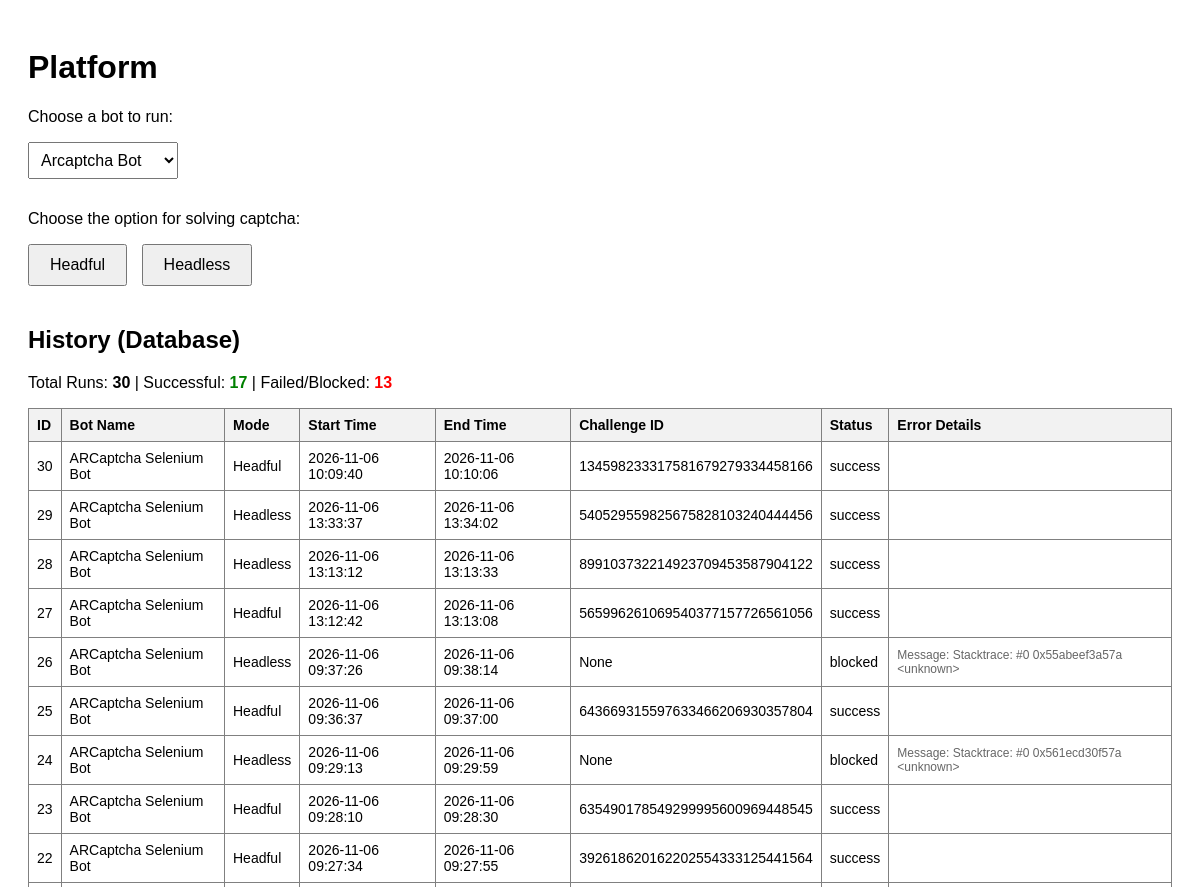
The app's page / (upper part), older data.
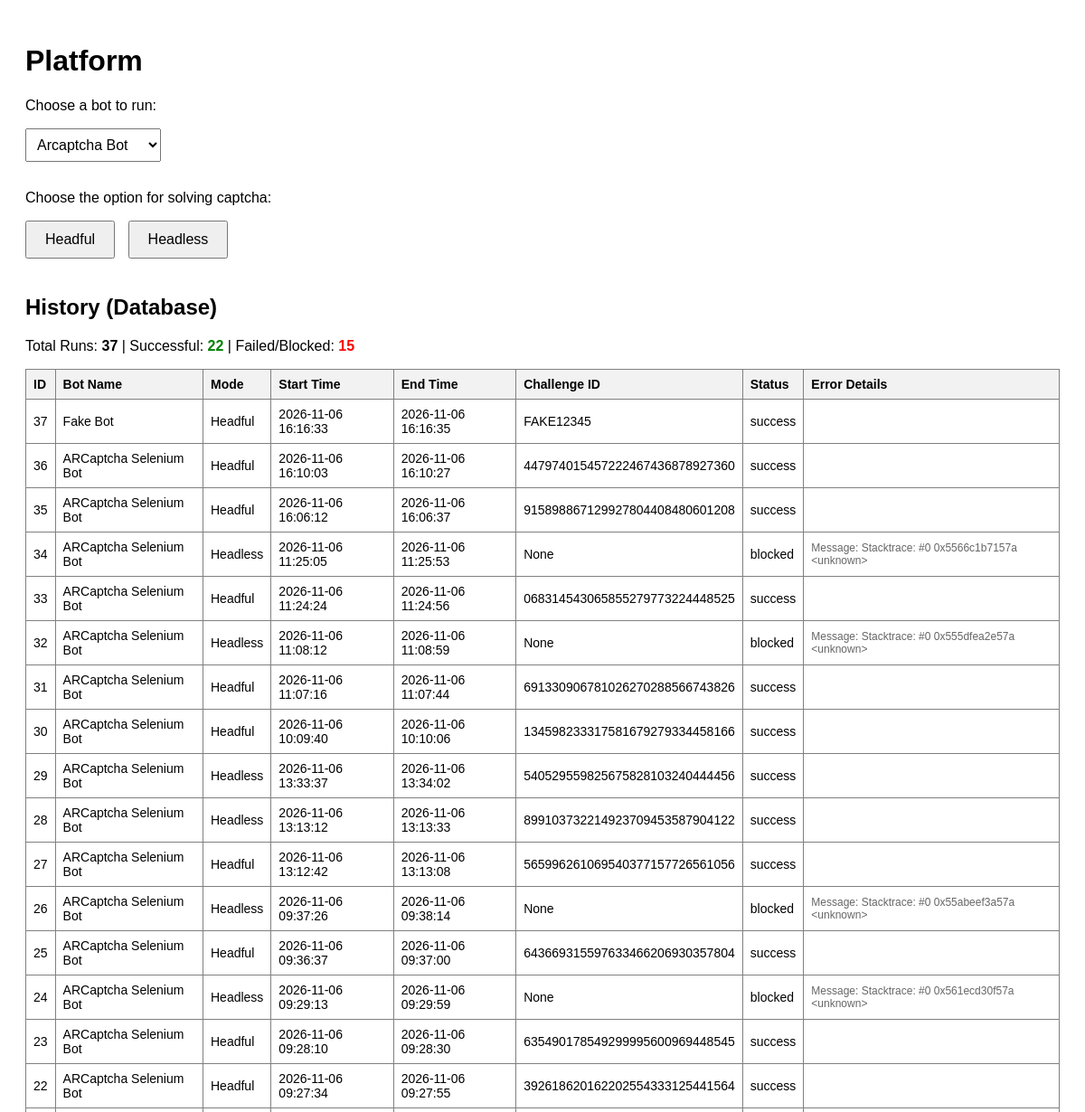
The same page, newer data.
### tables this page shows
CREATE TABLE History (
            id INTEGER PRIMARY KEY AUTOINCREMENT,
            bot_name TEXT,
            browser_mode TEXT,
            start_time TEXT,
            end_time TEXT,
            challenge_id TEXT,
            username TEXT,
            password TEXT,
            status TEXT,
            error_details TEXT
        );

### app.py (the view)
@app.route("/")
def Platform():
    database.init_db()
    history = database.get_all_runs()
    total = len(history)
    successful = sum(1 for h in history if h["status"] == "success")
    failed = sum(1 for h in history if h["status"] in ["failed", "blocked"])
    return render_template(
        "index.html",
        history=history,
        total_history=total,
        successful=successful,
        failed=failed,
        bots=list(BOT_REGISTRY.keys())
    )

### database.py (called while the page is built)
def init_db():
    conn = sqlite3.connect(DB_NAME)
    cursor = conn.cursor()
    cursor.execute('''
        CREATE TABLE IF NOT EXISTS History (
            id INTEGER PRIMARY KEY AUTOINCREMENT,
            bot_name TEXT,
            browser_mode TEXT,
            start_time TEXT,
            end_time TEXT,
            challenge_id TEXT,
            username TEXT,
            password TEXT,
            status TEXT,
            error_details TEXT
        )
    ''')
    conn.commit()
    conn.close()

def get_all_runs():
    conn = sqlite3.connect(DB_NAME)
    conn.row_factory = sqlite3.Row
    cursor = conn.cursor()
    cursor.execute("SELECT * FROM History ORDER BY id DESC")
    rows = cursor.fetchall()
    conn.close()
    return rows

### templates/index.html (shortened to what this page needs)
<!DOCTYPE html>
<html lang="en">
  <head>
    <link rel="stylesheet" href="/static/styles.css" />
  </head>
  <body>
    <h1>Platform</h1>
    <div>
        <p>Choose a bot to run:</p>
        <select id="bot-select" style="padding: 8px; font-size: 16px; margin-bottom: 15px;">
            {% for bot in bots %}
                <option value="{{ bot }}">{{ bot | capitalize }} Bot</option>
            {% endfor %}
        </select>
    </div>
    <div>
        <p>Choose the option for solving captcha:</p>
        <button id="btn-headful" class="headful">Headful</button>
        <button id="btn-headless" class="headless">Headless</button>
    </div>
    <div style="margin-top: 40px;">
        <h2>History (Database)</h2>
        <p>
            Total Runs: <b>{{ total_history }}</b> |
            Successful: <b style="color: green;">{{ successful }}</b> |
            Failed/Blocked: <b style="color: red;">{{ failed }}</b>
        </p>
        <table border="1" cellpadding="8" cellspacing="0" style="width: 100%; text-align: left; border-collapse: collapse; font-size: 14px;">
            <thead style="background-color: #f2f2f2;">
                <tr>
                    <th>ID</th>
                    <th>Bot Name</th>
                    <th>Mode</th>
                    <th>Start Time</th>
                    <th>End Time</th>
                    <th>Challenge ID</th>
                    <th>Status</th>
                    <th>Error Details</th>
                </tr>
            </thead>
            <tbody>
                {% for run in history %}
                <tr>
                    <td>{{ run['id'] }}</td>
                    <td>{{ run['bot_name'] }}</td>
                    <td>{{ run['browser_mode'] }}</td>
                    <td>{{ run['start_time'] }}</td>
                    <td>{{ run['end_time'] }}</td>
                    <td>{{ run['challenge_id'] or "None" }}</td>
                    <td>
                        {{ run['status'] }}
                    </td>
                    <td style="font-size: 12px; color: #666;">{{ run['error_details'][:50] if run['error_details'] else "" }}</td>
                </tr>
                {% else %}
                <tr>
                    <td colspan="8" style="text-align: center;">No runs found in database yet.</td>
                </tr>
                {% endfor %}
            </tbody>
        </table>
    </div>
  </body>
</html>

### static/styles.css (style rules this page uses)
body { font-family: Arial, sans-serif; padding: 20px; }
button { padding: 10px 20px; margin-right: 10px; cursor: pointer; font-size: 16px; }

Row changes from the older to the newer data that the page shows:
added History: id "37", bot_name "Fake Bot", browser_mode "Headful", start_time "2026-11-06 16:16:33", end_time "2026-11-06 16:16:35", challenge "FAKE12345", status "success"
added History: id "36", bot_name "ARCaptcha Selenium Bot", browser_mode "Headful", start_time "2026-11-06 16:10:03", end_time "2026-11-06 16:10:27", challenge "447974015457222467436878927360", status "success"
added History: id "35", bot_name "ARCaptcha Selenium Bot", browser_mode "Headful", start_time "2026-11-06 16:06:12", end_time "2026-11-06 16:06:37", challenge "915898867129927804408480601208", status "success"
added History: id "34", bot_name "ARCaptcha Selenium Bot", browser_mode "Headless", start_time "2026-11-06 11:25:05", end_time "2026-11-06 11:25:53", run "None", status "blocked", error_details "Message: Stacktrace: #0 0x5566c1b7157a <unknown>"
added History: id "33", bot_name "ARCaptcha Selenium Bot", browser_mode "Headful", start_time "2026-11-06 11:24:24", end_time "2026-11-06 11:24:56", challenge "068314543065855279773224448525", status "success"
added History: id "32", bot_name "ARCaptcha Selenium Bot", browser_mode "Headless", start_time "2026-11-06 11:08:12", end_time "2026-11-06 11:08:59", run "None", status "blocked", error_details "Message: Stacktrace: #0 0x555dfea2e57a <unknown>"
added History: id "31", bot_name "ARCaptcha Selenium Bot", browser_mode "Headful", start_time "2026-11-06 11:07:16", end_time "2026-11-06 11:07:44", challenge "691330906781026270288566743826", status "success"
Text that changed along with them:
{{ total_history }}: "30" → "37"
{{ successful }}: "17" → "22"
{{ failed }}: "13" → "15"
